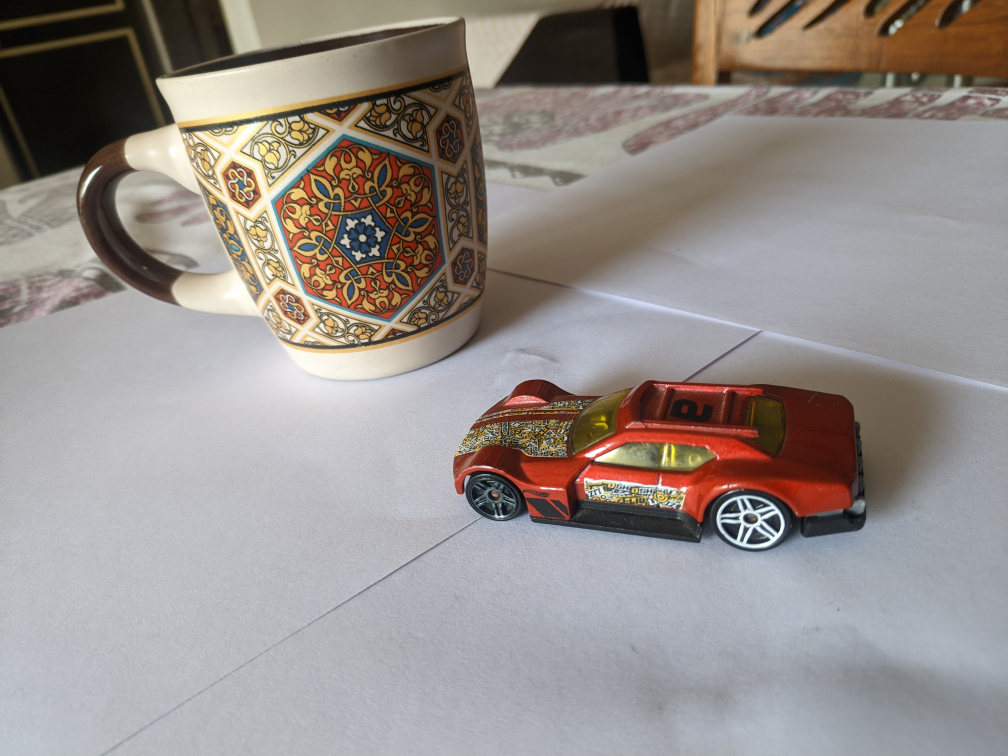
#> input picture testImage.jpg, 4032 x 3024 px, given in place of cars1.jpg, which was not available (shown at 1/4 size)
$ python test2.py
#> lines starting #> are read from the running program, lines starting #| are printed output that depends on the picture; pictures that were not available may be replaced by others from this repository, and a replacement may not be noted
### clean_algorithms.py
from skimage.metrics import structural_similarity as SSIM
from skimage.transform import resize
from PIL import Image
from io import BytesIO
import imagehash
import cv2
import requests

# [14 lines left out: function clean_ORB, not called in this run]

def clean_SSIM(image1_URL, image2_URL):

    # [5 lines of commented-out code are left out]

#> called with image1_URL = 'test image set A\\cars1.jpg', image2_URL = 'test image set B\\car0.jpg'
    img1 = cv2.imread(image1_URL, 0)  #Ref img 1
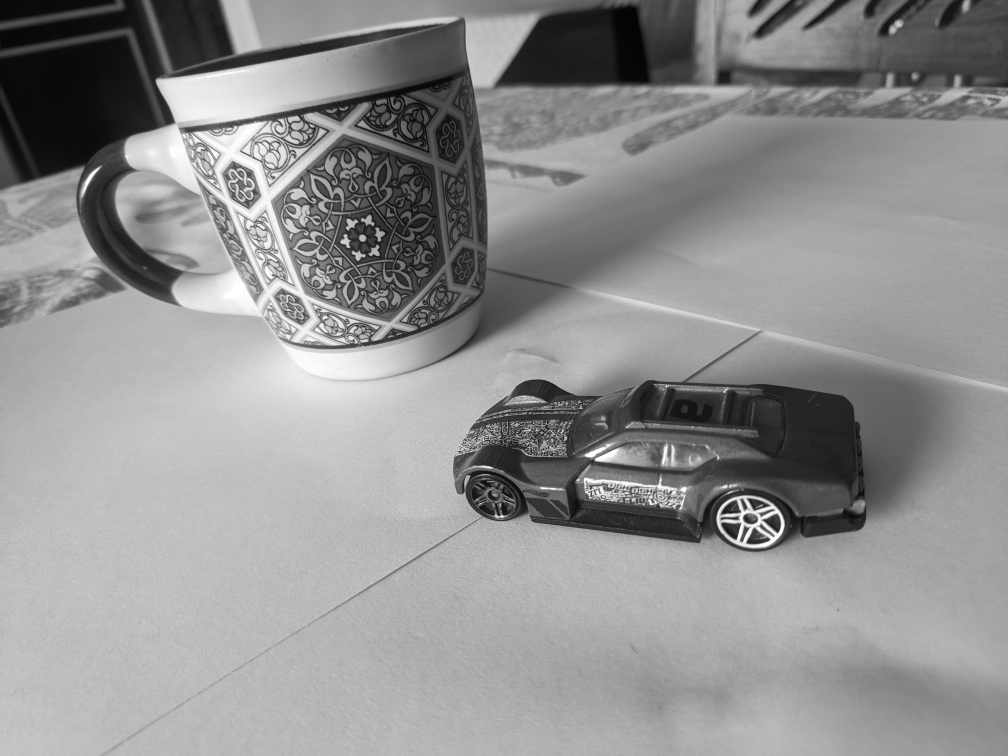
#> img1: shape (3024, 4032) (shown at 1/4 size); min 0, max 255, mean 144.3
    img2 = cv2.imread(image2_URL, 0)  #Ref img 2
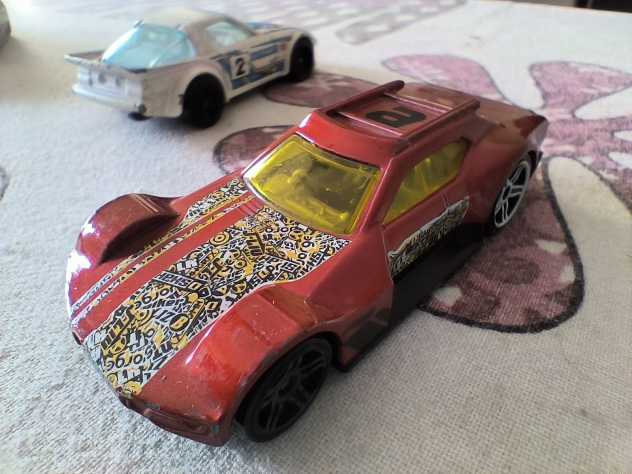
#> input picture testSSIM.jpg, 1264 x 948 px, given in place of car0.jpg, which was not available (shown at 1/2 size)
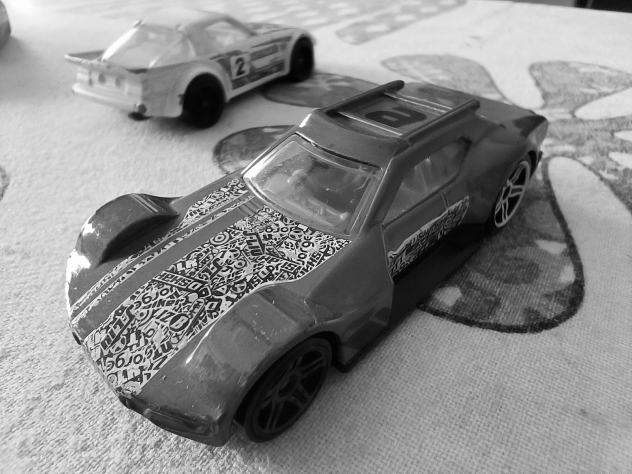
#> img2: shape (948, 1264) (shown at 1/2 size); min 0, max 255, mean 138.5
    img2 = resize(img2, (img1.shape[0], img1.shape[1]), anti_aliasing=True, preserve_range=True)
#> img2: shape (3024, 4032) float64
    dRange = img1.dtype
    sim, diff = SSIM(img1, img2, full=True,)
    return sim

# [6 lines left out: function clean_pHash, not called in this run]

### get_similarity_float.py
def get_similarity(hash0,hash1):
    size=len(hash0)
    bit_difference_count=0
    # print("hash0 = ",hash0)
    # print("hash1 = ",hash1)
    for i in range(0,size-1):
        if(hash0[i]!=hash1[i]):
            # print("pass",i,"done")
            bit_difference_count+=1
    return ((1-(bit_difference_count/size))*100)

### test2.py
# import firebase_admin
# from firebase_admin import credentials
# from firebase_admin import storage
from clean_algorithms import clean_SSIM
from clean_algorithms import clean_ORB
from clean_algorithms import clean_pHash
from string_hextobin import hexStr_to_binStr
from get_similarity_float import get_similarity

import os
# [11 lines of commented-out code are left out]
try:
    testval = clean_SSIM("test image set A\cars1.jpg","test image set B\car0.jpg")
except:
    print("starting the comparison")
#testing done


testA = {"test image set A\cars1.jpg":"1110010010110010",
         "test image set A\cars2.jpg":"1110100110100010"}

compareB={"test image set B\car0.jpg":"1110110101000001",
          "test image set B\car1.jpg":"1010110110101000",
          "test image set B\car2.jpg":"1010110110011000"}

maxval_phash,maxval_ssim,maxval_orb=-1,-1,-1
maxvalID_phash,maxvalID_ssim,maxvalID_orb="","",""
maxval_phash_list,maxval_ssim_list,maxval_orb_list=[],[],[]

threshold=int(input("threshold value for SSIM/ORB : "))
#> the answer given: 100
for image_test in testA.keys():
    current_pHash = testA[image_test]
    for image_compare in compareB.keys():
        compare_phash = compareB[image_compare]
        phash_similarity = float(get_similarity(current_pHash,compare_phash))

        if(phash_similarity>=maxval_phash):
            maxval_phash=phash_similarity
            maxvalID_phash=image_compare


        if(phash_similarity>threshold):
            ssim_similarity = float(clean_SSIM(image_test,image_compare))
            orb_similarity = float(clean_ORB(image_test,image_compare))

            if(ssim_similarity>=maxval_ssim):
                maxval_ssim=ssim_similarity
                maxvalID_ssim=image_compare

            if(orb_similarity>=maxval_orb):
                maxval_orb=orb_similarity
                maxvalID_orb=image_compare


    maxval_phash_list.append({image_test:[maxvalID_phash,maxval_phash]})
    maxval_ssim_list.append({image_test:[maxvalID_ssim,maxval_ssim]})
    maxval_orb_list.append({image_test:[maxvalID_orb,maxval_orb]})

print("\n************************************************\n")
print("printing most similar images as per pHash : ")
for element in maxval_phash_list:
    print(element)
print("\n************************************************\n")
print("printing most similar images as per SSIM : ")
for element in maxval_ssim_list:
    print(element)
print("\n************************************************\n")
print("printing most similar images as per ORB : ")
for element in maxval_orb_list:
    print(element)


# print("pHash -- ",image_test," : ",image_compare," - > ",phash_similarity)
# print("SSIM -- ",image_test," : ",image_compare," - > ",ssim_similarity)
# print("ORB -- ",image_test," : ",image_compare," - > ",orb_similarity)
